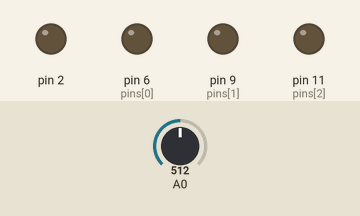
Simulated run of this sketch. Board: Arduino Uno, built with avr-gcc and run on an emulated ATmega328P. On the bench: output pins drawn as LEDs (lit = HIGH). Inputs (shaded band) come from the test bench; at power-on: A0 = 512. Random numbers use the default seed unless the sketch sets one.

Above: at 10.8 s.
10.9 s: A0 set to 164
21.2 s: A0 set to 135
At 33.5 s:
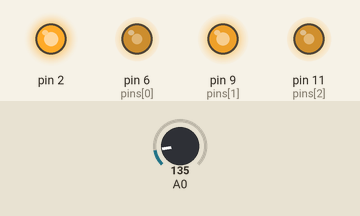
At 44.3 s:
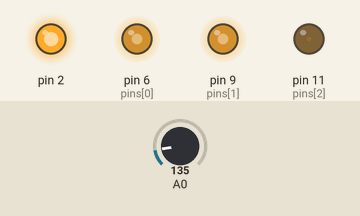
Timing chart, 0 to 77.1 s (numbered marks = the images above; inputs shaded):
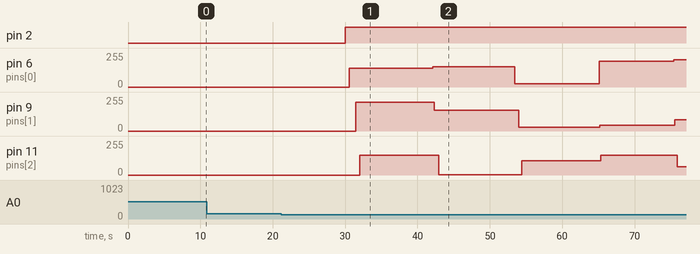

Measured:
- the behaviour switches between 150 and 149 on A0 (found by bisection; images 0 and 1)
- after the input at 10.9 s, every drawn part: stays the same
- after the input at 21.2 s, pin 2: LOW → HIGH after 8.8 s; pin 6 (pins[0]): 0/255 → 141/255 after 9.4 s, → 153/255 11.5 s later, → 25/255 11.4 s later, → 192/255 11.6 s later, … (5 changes in this stretch)

The sketch:

desert.ino
```cpp
#include <Wire.h>
#define SLAVE 4

void setup() {
  Wire.begin(SLAVE);
  Wire.onRequest(sendValue);
  randomSeed(analogRead(7));
  pinMode(2,OUTPUT);
}

void changeColor(int color[3]);
void loop() {
  int color[3] = {random(225), random(225), random(225)};
  changeColor(color);
  delay(10000);
}

int set[3] = {0,0,0};
int pins[3] = {6,9,11};

void changeColor(int color[3])
{
  if (analogRead(A0) < 150) {
    digitalWrite(2,HIGH);
    if (color[0] + color[1] + color[2] < 20)
    {
      int c[3] = {random(225), random(225), random(225)};
      return changeColor(c);
    }
    else {
      for (int i = 0; i < 3; i ++) {

        if (set[i] > color[i]) {
          for (int j = set[i]; j > color[i]; j--) {
            analogWrite(pins[i], j);
            delay(4);
          }
        }

        else {
              for (int j = set[i]; j < color[i]; j++) {
              analogWrite(pins[i], j);
              delay(4);
            }
          }

        set[i] = color[i];

      }
    }
  }
  else
  {
    digitalWrite(2,LOW);
    for (int i = 0; i < 3; i++)
    {
      analogWrite(pins[i], 0);
    }
  }
}

void sendValue() {
  Wire.write((byte)map(analogRead(A3), 0, 300, 0, 255));
}
```
